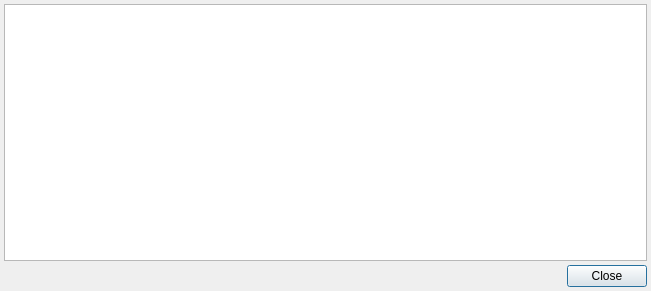
<ui version="4.0" >
 <class>PropertyHistoryDialog</class>
 <widget class="QDialog" name="PropertyHistoryDialog" >
  <property name="windowModality" >
   <enum>Qt::ApplicationModal</enum>
  </property>
  <property name="geometry" >
   <rect>
    <x>0</x>
    <y>0</y>
    <width>651</width>
    <height>291</height>
   </rect>
  </property>
  <property name="windowTitle" >
   <string>Dialog</string>
  </property>
  <layout class="QGridLayout" >
   <property name="leftMargin" >
    <number>4</number>
   </property>
   <property name="topMargin" >
    <number>4</number>
   </property>
   <property name="rightMargin" >
    <number>4</number>
   </property>
   <property name="bottomMargin" >
    <number>4</number>
   </property>
   <property name="horizontalSpacing" >
    <number>4</number>
   </property>
   <property name="verticalSpacing" >
    <number>4</number>
   </property>
   <item row="1" column="0" >
    <widget class="QDialogButtonBox" name="buttonBox" >
     <property name="orientation" >
      <enum>Qt::Horizontal</enum>
     </property>
     <property name="standardButtons" >
      <set>QDialogButtonBox::Close</set>
     </property>
    </widget>
   </item>
   <item row="0" column="0" >
    <widget class="CInDocTableView" name="tblValues" />
   </item>
  </layout>
 </widget>
 <customwidgets>
  <customwidget>
   <class>CInDocTableView</class>
   <extends>QTableView</extends>
   <header>library/InDocTable.h</header>
  </customwidget>
 </customwidgets>
 <tabstops>
  <tabstop>buttonBox</tabstop>
 </tabstops>
 <resources/>
 <connections>
  <connection>
   <sender>buttonBox</sender>
   <signal>accepted()</signal>
   <receiver>PropertyHistoryDialog</receiver>
   <slot>accept()</slot>
   <hints>
    <hint type="sourcelabel" >
     <x>599</x>
     <y>727</y>
    </hint>
    <hint type="destinationlabel" >
     <x>574</x>
     <y>746</y>
    </hint>
   </hints>
  </connection>
  <connection>
   <sender>buttonBox</sender>
   <signal>rejected()</signal>
   <receiver>PropertyHistoryDialog</receiver>
   <slot>reject()</slot>
   <hints>
    <hint type="sourcelabel" >
     <x>674</x>
     <y>733</y>
    </hint>
    <hint type="destinationlabel" >
     <x>672</x>
     <y>746</y>
    </hint>
   </hints>
  </connection>
 </connections>
</ui>
